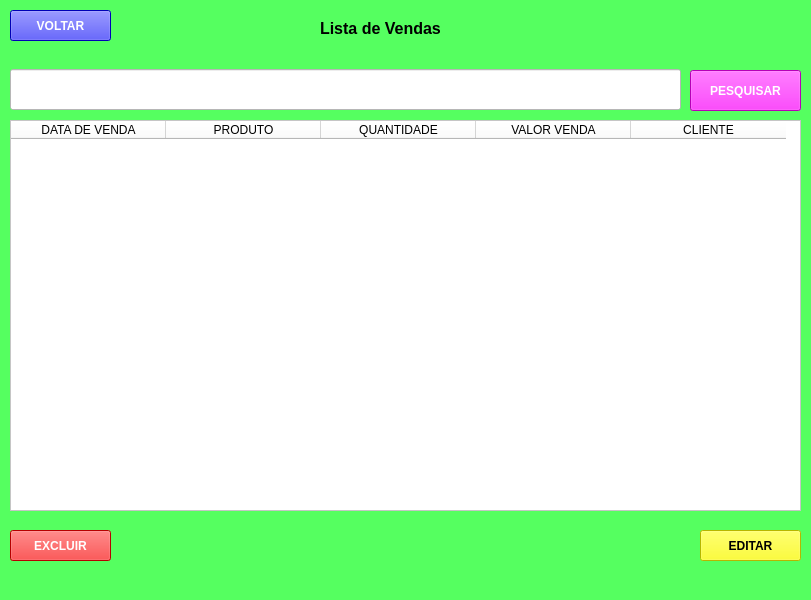
<?xml version="1.0" encoding="UTF-8"?>
<ui version="4.0">
 <class>MainWindow</class>
 <widget class="QMainWindow" name="MainWindow">
  <property name="geometry">
   <rect>
    <x>0</x>
    <y>0</y>
    <width>811</width>
    <height>600</height>
   </rect>
  </property>
  <property name="windowTitle">
   <string>MainWindow</string>
  </property>
  <property name="styleSheet">
   <string notr="true">background-color: rgb(85, 255, 96);</string>
  </property>
  <widget class="QWidget" name="centralwidget">
   <widget class="QTableWidget" name="tableWidget">
    <property name="geometry">
     <rect>
      <x>10</x>
      <y>120</y>
      <width>791</width>
      <height>391</height>
     </rect>
    </property>
    <property name="minimumSize">
     <size>
      <width>761</width>
      <height>0</height>
     </size>
    </property>
    <property name="font">
     <font>
      <pointsize>12</pointsize>
     </font>
    </property>
    <property name="styleSheet">
     <string notr="true">background-color: rgb(255, 255, 255);</string>
    </property>
    <attribute name="horizontalHeaderMinimumSectionSize">
     <number>39</number>
    </attribute>
    <attribute name="horizontalHeaderDefaultSectionSize">
     <number>155</number>
    </attribute>
    <attribute name="verticalHeaderMinimumSectionSize">
     <number>26</number>
    </attribute>
    <attribute name="verticalHeaderDefaultSectionSize">
     <number>30</number>
    </attribute>
    <column>
     <property name="text">
      <string>DATA DE VENDA</string>
     </property>
    </column>
    <column>
     <property name="text">
      <string>PRODUTO</string>
     </property>
    </column>
    <column>
     <property name="text">
      <string>QUANTIDADE</string>
     </property>
    </column>
    <column>
     <property name="text">
      <string>VALOR VENDA</string>
     </property>
    </column>
    <column>
     <property name="text">
      <string>CLIENTE</string>
     </property>
    </column>
   </widget>
   <widget class="QLabel" name="label_7">
    <property name="geometry">
     <rect>
      <x>320</x>
      <y>20</y>
      <width>151</width>
      <height>16</height>
     </rect>
    </property>
    <property name="font">
     <font>
      <pointsize>12</pointsize>
      <weight>75</weight>
      <bold>true</bold>
     </font>
    </property>
    <property name="text">
     <string>Lista de Vendas</string>
    </property>
   </widget>
   <widget class="QPushButton" name="pushButton">
    <property name="geometry">
     <rect>
      <x>10</x>
      <y>530</y>
      <width>101</width>
      <height>31</height>
     </rect>
    </property>
    <property name="font">
     <font>
      <weight>75</weight>
      <bold>true</bold>
     </font>
    </property>
    <property name="styleSheet">
     <string notr="true">background-color: rgb(255, 0, 0);
color: rgb(255, 255, 255);</string>
    </property>
    <property name="text">
     <string>EXCLUIR</string>
    </property>
   </widget>
   <widget class="QPushButton" name="pushButton_2">
    <property name="geometry">
     <rect>
      <x>700</x>
      <y>530</y>
      <width>101</width>
      <height>31</height>
     </rect>
    </property>
    <property name="font">
     <font>
      <weight>75</weight>
      <bold>true</bold>
     </font>
    </property>
    <property name="styleSheet">
     <string notr="true">background-color: rgb(255, 255, 0);</string>
    </property>
    <property name="text">
     <string>EDITAR</string>
    </property>
   </widget>
   <widget class="QPushButton" name="pushButton_3">
    <property name="geometry">
     <rect>
      <x>10</x>
      <y>10</y>
      <width>101</width>
      <height>31</height>
     </rect>
    </property>
    <property name="font">
     <font>
      <weight>75</weight>
      <bold>true</bold>
     </font>
    </property>
    <property name="styleSheet">
     <string notr="true">background-color: rgb(0, 0, 255);
color: rgb(255, 255, 255);</string>
    </property>
    <property name="text">
     <string>VOLTAR</string>
    </property>
   </widget>
   <widget class="QLineEdit" name="lineEdit">
    <property name="geometry">
     <rect>
      <x>10</x>
      <y>69</y>
      <width>671</width>
      <height>41</height>
     </rect>
    </property>
    <property name="styleSheet">
     <string notr="true">background-color: rgb(255, 255, 255);</string>
    </property>
   </widget>
   <widget class="QPushButton" name="pushButton_4">
    <property name="geometry">
     <rect>
      <x>690</x>
      <y>70</y>
      <width>111</width>
      <height>41</height>
     </rect>
    </property>
    <property name="font">
     <font>
      <weight>75</weight>
      <bold>true</bold>
     </font>
    </property>
    <property name="styleSheet">
     <string notr="true">background-color: rgb(255, 0, 255);
color: rgb(255, 255, 255);</string>
    </property>
    <property name="text">
     <string>PESQUISAR</string>
    </property>
   </widget>
  </widget>
  <widget class="QMenuBar" name="menubar">
   <property name="geometry">
    <rect>
     <x>0</x>
     <y>0</y>
     <width>811</width>
     <height>21</height>
    </rect>
   </property>
  </widget>
  <widget class="QStatusBar" name="statusbar"/>
 </widget>
 <resources/>
 <connections/>
</ui>
